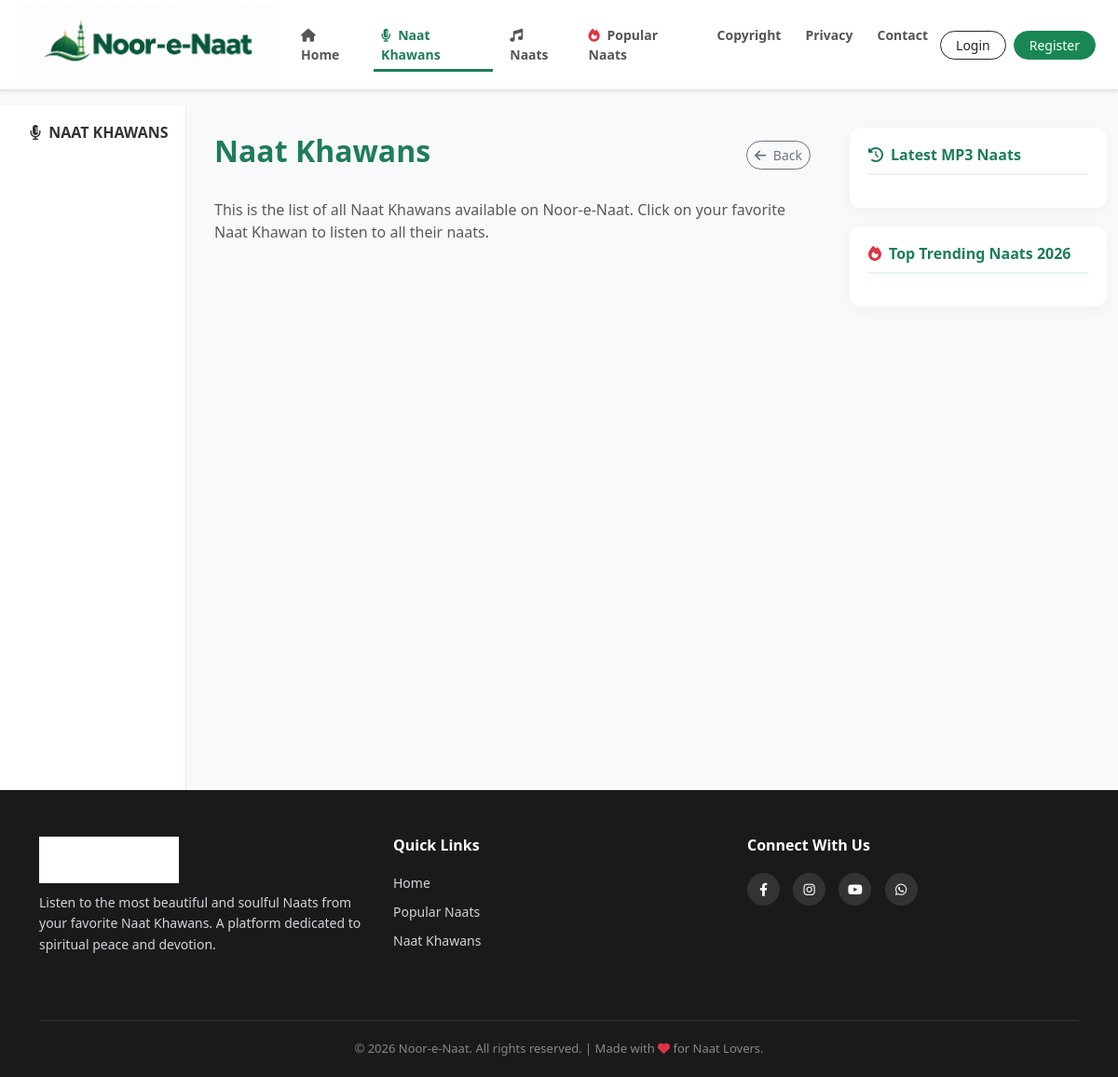
The page /naat-khawans/ on the database as committed earlier.
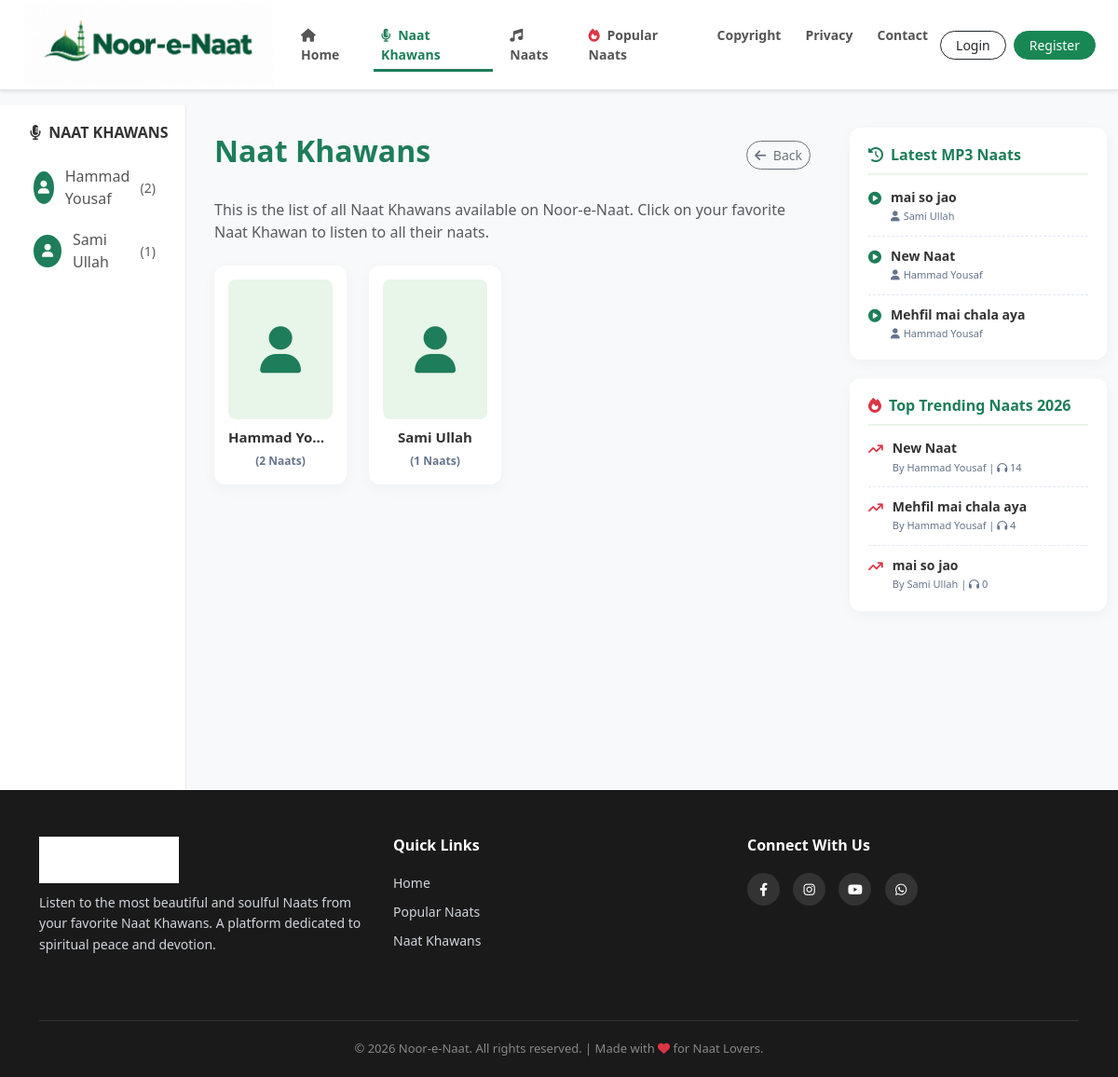
The same page on the database as committed later.
### naat_app/models.py (models this page shows, shortened)
class NaatKhawan(models.Model):
    name = models.CharField(max_length=200)
    image = models.ImageField(upload_to='naat_khawan/', blank=True, null=True)

class Naat(models.Model):
    title = models.CharField(max_length=200)
    naat_khawan = models.ForeignKey(NaatKhawan, on_delete=models.CASCADE, related_name='naats')
    audio_file = models.FileField(upload_to='naats/')
    uploaded_at = models.DateTimeField(auto_now_add=True)
    is_live = models.BooleanField(default=True)
    is_popular = models.BooleanField(default=False)
    views = models.IntegerField(default=0, help_text="Kitni dafa suni gayi")

### naat_app/views.py (the view)
# urls.py: path('naat-khawans/', views.all_naat_khawans, name='all_naat_khawans'),
def all_naat_khawans(request):
    khawans = NaatKhawan.objects.all()
    for khawan in khawans:
        khawan.naat_count = Naat.objects.filter(naat_khawan=khawan, is_live=True).count()
    latest_naats = Naat.objects.filter(is_live=True).order_by('-uploaded_at')[:10]
    trending_naats = Naat.objects.filter(is_live=True).order_by('-views')[:10]
    context = {
        'khawans': khawans,
        'latest_naats': latest_naats,
        'trending_naats': trending_naats,
    }
    return render(request, 'all_khawans.html', context)

### naat_app/templates/all_khawans.html (shortened to what this page needs)
{% extends 'base.html' %}
{% block content %}
<div class="container-fluid mt-3">
    <div class="row">
        <div class="col-md-3 col-lg-2 sidebar d-none d-md-block">
            <h5><i class="fa-solid fa-microphone-lines me-1"></i> Naat Khawans</h5>
            {% for khawan in khawans %}
                <a href="{% url 'khawan_profile' khawan.id %}" class="khawan-link">
                    {% if khawan.image %}<img src="{{ khawan.image.url }}" class="artist-img-sidebar" alt="{{ khawan.name }}">{% else %}<div class="artist-placeholder-sidebar"><i class="fa-solid fa-user"></i></div>{% endif %}
                    {{ khawan.name }} <span class="ms-1 text-muted small">({{ khawan.naat_count }})</span>
                </a>
            {% endfor %}
        </div>
        <div class="col-12 col-md-6 col-lg-7 main-content">
            <div class="d-flex justify-content-between align-items-center mb-4">
                <h2 class="fw-bold" style="color: #1e7d5a;">Naat Khawans</h2>
                <a href="/" class="btn btn-outline-secondary btn-sm rounded-pill"><i class="fa-solid fa-arrow-left me-1"></i> Back</a>
            </div>
            <p class="text-muted mb-4">This is the list of all Naat Khawans available on Noor-e-Naat. Click on your favorite Naat Khawan to listen to all their naats.</p>
            <div class="row">
                {% for khawan in khawans %}
                <div class="col-6 col-md-4 col-lg-3 mb-4">
                    <a href="{% url 'khawan_profile' khawan.id %}" class="khawan-card">
                        {% if khawan.image %}
                            <img src="{{ khawan.image.url }}" class="khawan-card-img" alt="{{ khawan.name }}">
                        {% else %}
                            <div class="khawan-card-placeholder"><i class="fa-solid fa-user"></i></div>
                        {% endif %}
                        <h5 class="text-truncate">{{ khawan.name }}</h5>
                        <small>({{ khawan.naat_count }} Naats)</small>
                    </a>
                </div>
                {% endfor %}
            </div>
        </div>
        <div class="col-md-3 col-lg-3 d-none d-md-block mt-4">
            <div class="right-widget">
                <h5><i class="fa-solid fa-clock-rotate-left me-2"></i>Latest MP3 Naats</h5>
                {% for l_naat in latest_naats %}
                <div class="widget-item">
                    <i class="fa-solid fa-circle-play widget-icon"></i>
                    <div class="widget-text">
                        <a href="{% url 'naat_detail' l_naat.id %}">{{ l_naat.title }}</a>
                        <small><i class="fa-solid fa-user me-1"></i>{{ l_naat.naat_khawan.name }}</small>
                    </div>
                </div>
                {% endfor %}
            </div>
            <div class="right-widget">
                <h5><i class="fa-solid fa-fire text-danger me-2"></i>Top Trending Naats 2026</h5>
                {% for t_naat in trending_naats %}
                <div class="widget-item">
                    <i class="fa-solid fa-arrow-trend-up text-danger widget-icon"></i>
                    <div class="widget-text">
                        <a href="{% url 'naat_detail' t_naat.id %}">{{ t_naat.title }}</a>
                        <small>By {{ t_naat.naat_khawan.name }} | <i class="fa-solid fa-headphones"></i> {{ t_naat.views }}</small>
                    </div>
                </div>
                {% endfor %}
            </div>
        </div>
    </div>
</div>
{% endblock %}

Rows that differ between the two databases and show on the page:
added NaatKhawan: name "Hammad Yousaf", naat_count "2", name "Hammad Yo…"
added NaatKhawan: name "Sami Ullah", naat_count "1"
added Naat: title "mai so jao", naat_khawan.name "Sami Ullah", views "0"
added Naat: title "New Naat", naat_khawan.name "Hammad Yousaf", views "14"
added Naat: title "Mehfil mai chala aya", naat_khawan.name "Hammad Yousaf", views "4"
